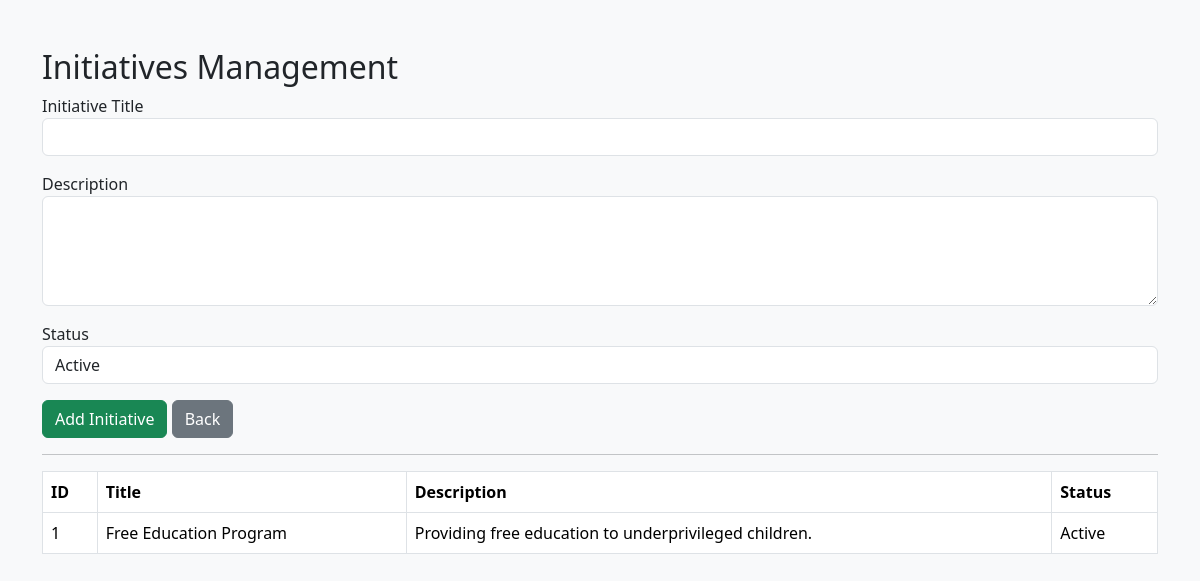
/initiatives (signed in), run on the app's committed database.
### tables this page shows
CREATE TABLE initiatives (
    id INTEGER PRIMARY KEY AUTOINCREMENT,
    title TEXT,
    description TEXT,
    image TEXT,
    status TEXT
);

### app.py (the view)
@app.route('/initiatives')
def initiatives():
    if "admin" not in session:
        return redirect(url_for("login"))
    conn = sqlite3.connect(DATABASE)
    conn.row_factory = sqlite3.Row
    initiatives = conn.execute(
        "SELECT * FROM initiatives ORDER BY id DESC"
    ).fetchall()
    conn.close()
    return render_template("initiatives.html", initiatives=initiatives)

### templates/initiatives.html (shortened to what this page needs)
<!DOCTYPE html>
<html>
<head>
    <link href="https://cdn.jsdelivr.net/npm/bootstrap@5.3.3/dist/css/bootstrap.min.css" rel="stylesheet">
</head>
<body class="bg-light">
<div class="container mt-5">
<h2>Initiatives Management</h2>
<form action="/add_initiative" method="POST">
<div class="mb-3">
<label>Initiative Title</label>
<input type="text" class="form-control" name="title" required>
</div>
<div class="mb-3">
<label>Description</label>
<textarea class="form-control" rows="4" name="description"></textarea>
</div>
<div class="mb-3">
<label>Status</label>
<select class="form-control" name="status">
<option>Active</option>
</select>
</div>
<button class="btn btn-success">
Add Initiative
</button>
<a href="/dashboard" class="btn btn-secondary">
Back
</a>
</form>
<hr>
<table class="table table-bordered">
<tr>
<th>ID</th>
<th>Title</th>
<th>Description</th>
<th>Status</th>
</tr>
{% for i in initiatives %}
<tr>
<td>{{ i.id }}</td>
<td>{{ i.title }}</td>
<td>{{ i.description }}</td>
<td>{{ i.status }}</td>
</tr>
{% endfor %}
</table>
</div>
</body>
</html>

### data on the page
initiatives: id "1", title "Free Education Program", description "Providing free education to underprivileged children.", status "Active"
